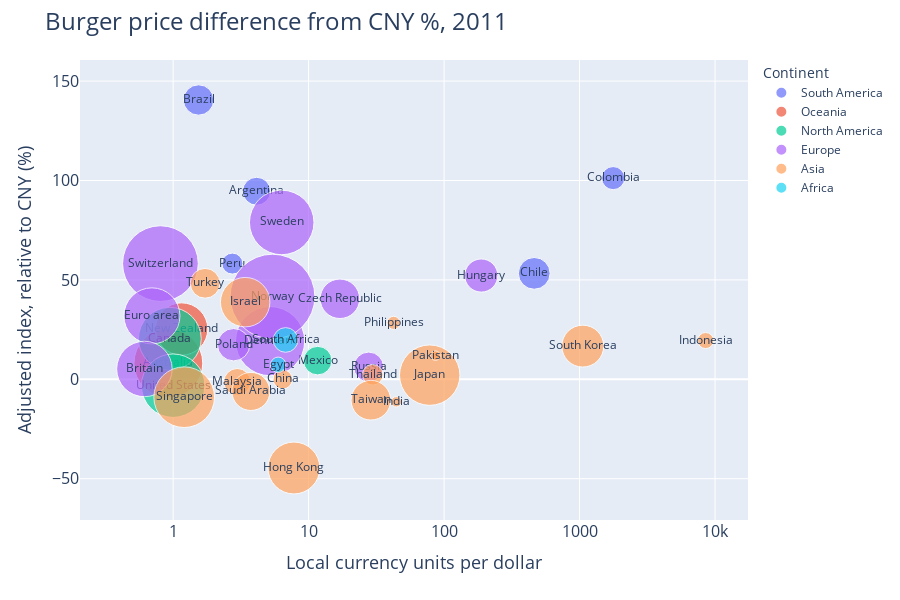

Notebook cell for this chart:
### Code cell
plot_currency_imbalance_year_plotly(df,'cny',2011)

### Figure 1 — Plotly figure (JSON) as saved in the notebook; plotly's stock layout.template omitted (floating-point values rounded to 4 significant figures)
{"data": [{"customdata": [["Argentina", "South America", 4.133, 9138.0], ["Brazil", "South America", 1.542, 10820.0], ["Chile", "South America", 462.8, 11830.0], ["Colombia", "South America", 1770.0, 6273.0], ["Peru", "South America", 2.737, 5172.0]], "hovertemplate": "<b>%{hovertext}</b><br><br>y=%{y}<br>gdp_dollar=%{customdata[3]:.0f}<extra></extra>", "hovertext": ["Argentina", "Brazil", "Chile", "Colombia", "Peru"], "legendgroup": "South America", "marker": {"color": "#636efa", "size": [9138.0, 10820.0, 11830.0, 6273.0, 5172.0], "sizemode": "area", "sizeref": 23.46, "symbol": "circle"}, "mode": "markers+text", "name": "South America", "orientation": "v", "showlegend": true, "text": ["Argentina", "Brazil", "Chile", "Colombia", "Peru"], "type": "scatter", "x": [4.133, 1.542, 462.8, 1770.0, 2.737], "xaxis": "x", "y": [94.6, 140.5, 53.3, 101.2, 58.2], "yaxis": "y"}, {"customdata": [["Australia", "Oceania", 0.9224, 55590.0], ["New Zealand", "Oceania", 1.156, 32150.0]], "hovertemplate": "<b>%{hovertext}</b><br><br>y=%{y}<br>gdp_dollar=%{customdata[3]:.0f}<extra></extra>", "hovertext": ["Australia", "New Zealand"], "legendgroup": "Oceania", "marker": {"color": "#EF553B", "size": [55590.0, 32150.0], "sizemode": "area", "sizeref": 23.46, "symbol": "circle"}, "mode": "markers+text", "name": "Oceania", "orientation": "v", "showlegend": true, "text": ["Australia", "New Zealand"], "type": "scatter", "x": [0.9224, 1.156], "xaxis": "x", "y": [8.1, 25.3], "yaxis": "y"}, {"customdata": [["Canada", "North America", 0.9458, 46210.0], ["Mexico", "North America", 11.67, 9566.0], ["United States", "North America", 1, 47280.0]], "hovertemplate": "<b>%{hovertext}</b><br><br>y=%{y}<br>gdp_dollar=%{customdata[3]:.0f}<extra></extra>", "hovertext": ["Canada", "Mexico", "United States"], "legendgroup": "North America", "marker": {"color": "#00cc96", "size": [46210.0, 9566.0, 47280.0], "sizemode": "area", "sizeref": 23.46, "symbol": "circle"}, "mode": "markers+text", "name": "North America", "orientation": "v", "showlegend": true, "text": ["Canada", "Mexico", "United States"], "type": "scatter", "x": [0.9458, 11.67, 1], "xaxis": "x", "y": [20.4, 9.4, -3.2], "yaxis": "y"}, {"customdata": [["Switzerland", "Europe", 0.8062, 67250.0], ["Czech Republic", "Europe", 17.02, 18290.0], ["Denmark", "Europe", 5.198, 56150.0], ["Euro area", "Europe", 0.6975, 36947], ["Britain", "Europe", 0.6141, 36120.0], ["Hungary", "Europe", 188.1, 12880.0], ["Norway", "Europe", 5.414, 84440.0], ["Poland", "Europe", 2.797, 12300.0], ["Russia", "Europe", 27.75, 10440.0], ["Sweden", "Europe", 6.335, 48870.0]], "hovertemplate": "<b>%{hovertext}</b><br><br>y=%{y}<br>gdp_dollar=%{customdata[3]:.0f}<extra></extra>", "hovertext": ["Switzerland", "Czech Republic", "Denmark", "Euro area", "Britain", "Hungary", "Norway", "Poland", "Russia", "Sweden"], "legendgroup": "Europe", "marker": {"color": "#ab63fa", "size": [67250.0, 18290.0, 56150.0, 36947, 36120.0, 12880.0, 84440.0, 12300.0, 10440.0, 48870.0], "sizemode": "area", "sizeref": 23.46, "symbol": "circle"}, "mode": "markers+text", "name": "Europe", "orientation": "v", "showlegend": true, "text": ["Switzerland", "Czech Republic", "Denmark", "Euro area", "Britain", "Hungary", "Norway", "Poland", "Russia", "Sweden"], "type": "scatter", "x": [0.8062, 17.02, 5.198, 0.6975, 0.6141, 188.1, 5.414, 2.797, 27.75, 6.335], "xaxis": "x", "y": [58.2, 40.5, 19.2, 31.9, 5.2, 52.2, 41.6, 17.4, 6.2, 78.9], "yaxis": "y"}, {"customdata": [["China", "Asia", 6.445, 4382.0], ["Hong Kong", "Asia", 7.792, 31590.0], ["Indonesia", "Asia", 8523, 3015.0], ["India", "Asia", 44.4, 1265.0], ["Israel", "Asia", 3.403, 28690.0], ["Japan", "Asia", 78.36, 42820.0], ["South Korea", "Asia", 1056.0, 20590.0], ["Malaysia", "Asia", 2.973, 8423.0], ["Pakistan", "Asia", 86.34, 1050.0], ["Philippines", "Asia", 42.41, 2007.0], ["Saudi Arabia", "Asia", 3.75, 17000.0], ["Singapore", "Asia", 1.207, 43120.0], ["Thailand", "Asia", 29.75, 4992.0], ["Turkey", "Asia", 1.723, 10400.0], ["Taiwan", "Asia", 28.83, 18460.0]], "hovertemplate": "<b>%{hovertext}</b><br><br>y=%{y}<br>gdp_dollar=%{customdata[3]:.0f}<extra></extra>", "hovertext": ["China", "Hong Kong", "Indonesia", "India", "Israel", "Japan", "South Korea", "Malaysia", "Pakistan", "Philippines", "Saudi Arabia", "Singapore", "Thailand", "Turkey", "Taiwan"], "legendgroup": "Asia", "marker": {"color": "#FFA15A", "size": [4382.0, 31590.0, 3015.0, 1265.0, 28690.0, 42820.0, 20590.0, 8423.0, 1050.0, 2007.0, 17000.0, 43120.0, 4992.0, 10400.0, 18460.0], "sizemode": "area", "sizeref": 23.46, "symbol": "circle"}, "mode": "markers+text", "name": "Asia", "orientation": "v", "showlegend": true, "text": ["China", "Hong Kong", "Indonesia", "India", "Israel", "Japan", "South Korea", "Malaysia", "Pakistan", "Philippines", "Saudi Arabia", "Singapore", "Thailand", "Turkey", "Taiwan"], "type": "scatter", "x": [6.445, 7.792, 8523, 44.4, 3.403, 78.36, 1056.0, 2.973, 86.34, 42.41, 3.75, 1.207, 29.75, 1.723, 28.83], "xaxis": "x", "y": [0, -44.6, 19.5, -11.3, 38.8, 2.1, 16.7, -1.3, 11.9, 28.4, -6.1, -9, 2.3, 48.3, -10.5], "yaxis": "y"}, {"customdata": [["Egypt", "Africa", 5.962, 2789.0], ["South Africa", "Africa", 6.769, 7158.0]], "hovertemplate": "<b>%{hovertext}</b><br><br>y=%{y}<br>gdp_dollar=%{customdata[3]:.0f}<extra></extra>", "hovertext": ["Egypt", "South Africa"], "legendgroup": "Africa", "marker": {"color": "#19d3f3", "size": [2789.0, 7158.0], "sizemode": "area", "sizeref": 23.46, "symbol": "circle"}, "mode": "markers+text", "name": "Africa", "orientation": "v", "showlegend": true, "text": ["Egypt", "South Africa"], "type": "scatter", "x": [5.962, 6.769], "xaxis": "x", "y": [7.3, 19.8], "yaxis": "y"}], "layout": {"height": 600, "hoverlabel": {"bgcolor": "white"}, "legend": {"itemsizing": "constant", "title": {"text": "Continent"}, "tracegroupgap": 0}, "margin": {"t": 60}, "title": {"font": {"size": 24}, "text": "Burger price difference from CNY %, 2011"}, "width": 900, "xaxis": {"anchor": "y", "domain": [0, 1], "tickfont": {"size": 16}, "tickvals": [1, 10, 100, 1000, 10000], "title": {"font": {"size": 18}, "text": "Local currency units per dollar"}, "type": "log"}, "yaxis": {"anchor": "x", "domain": [0, 1], "tickfont": {"size": 16}, "title": {"font": {"size": 18}, "text": "Adjusted index, relative to CNY (%)"}}}}
